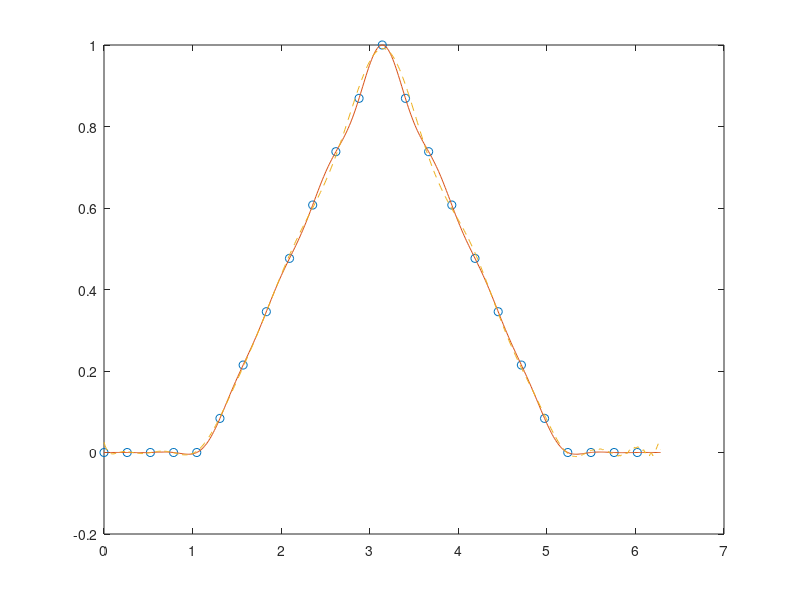
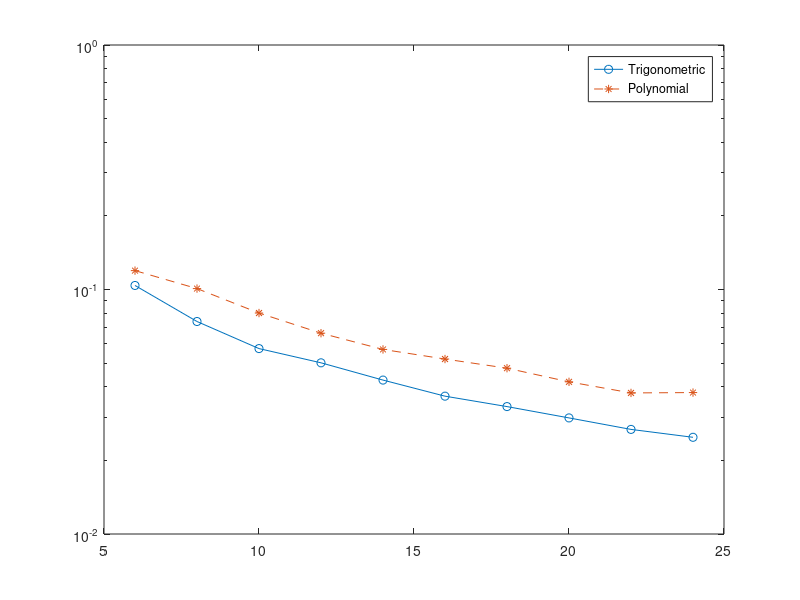

MATLAB code to generate these figures, in order:
%
% Compare trignometric and polynomial interpolation of a periodic function
%
fun = @(x) max(0,1-abs(x-pi)/2); 
%fun = @(x) exp(sin(x));

ng = 500;
xg = linspace(0,2*pi,ng);
fe = fun(xg);

N = [6 8 10 12 14 16 18 20 22 24]; 
data = [];
for n=N
   h = 2*pi/n; 
   x = h*(0:n-1)';
   v = fun(x);

   v_hat = fft(v);
   k = [0:n/2, -n/2+1:-1];

   fg = exp(1i*xg'*k) * v_hat / n;
   fg = real(fg);
   err_trig = max(abs(fe - fg'));

   % polynomial interpolation at chebyshev points
   xp = cos( (2*(n - (0:n)) + 1)/(2*n + 2) * pi );
   xp = pi*(1+xp);
   vp = fun(xp);
   P = polyfit(xp,vp,n-1);
   fp = polyval(P,xg);
   err_poly = max(abs(fe - fp));

   figure(1)
   plot(x,v,'o',xg,fg,'-',xg,fp,'--')
   data = [data; n, err_trig, err_poly];
   pause
end

figure(2)
semilogy(data(:,1), data(:,2), 'o-', data(:,1), data(:,3), '*--')
legend('Trigonometric','Polynomial')
